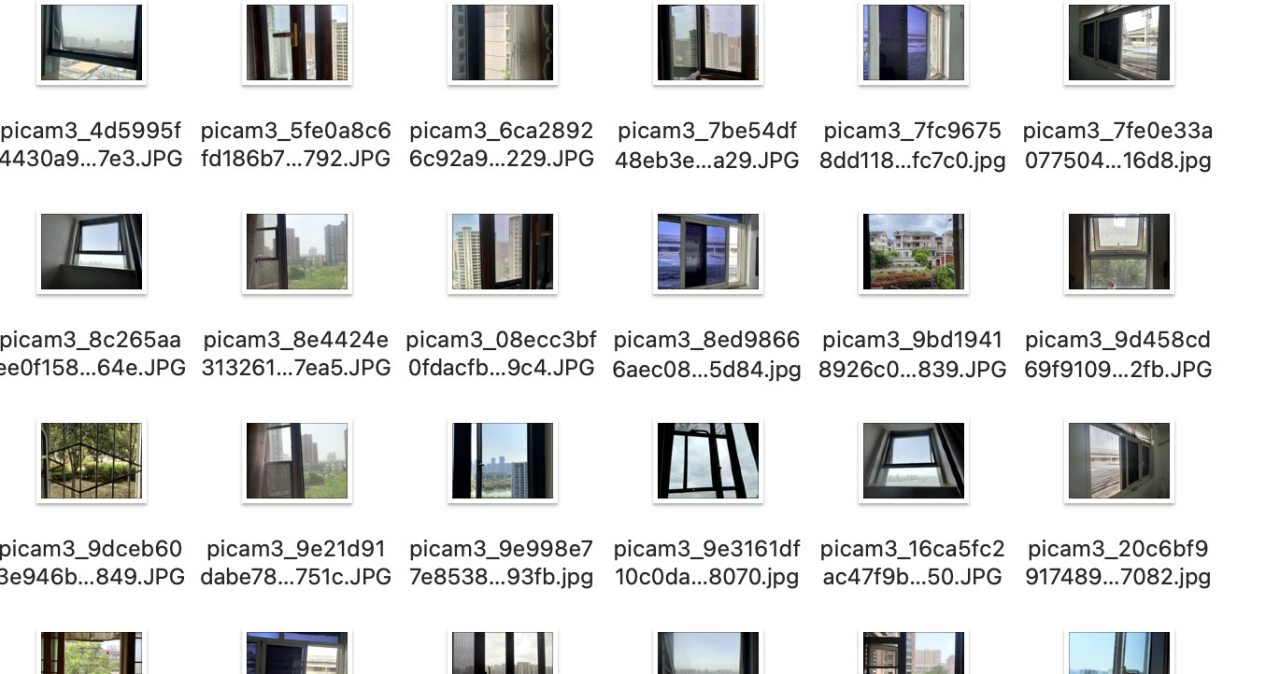
#> input picture Assessment/Report/image-1.png, 1280 x 674 px
$ python -i camera.py   (imports and definitions only)
#> lines starting #> are read from the running program, lines starting #| are printed output that depends on the picture
import os
from PIL import Image, ImageOps, ImageEnhance
import argparse

TARGET_RESOLUTION = (2592, 1944)
JPEG_QUALITY = 85
ASPECT_RATIO = TARGET_RESOLUTION[0]/TARGET_RESOLUTION[1]  # 1.333 (4:3)
ENHANCE_FACTORS = {
    'contrast': 1.1,
    'sharpness': 1.2,
    'color': 1.05,
    'brightness': 1.03
}

def process_image(input_path, output_path):
#> called with input_path = '../../Report/image-1.png', output_path = 'out.png'
    try:
        with Image.open(input_path) as img:

#> img is the input picture: PIL image 1280x674 RGB; mean R, G, B 218.2, 218.8, 218.4
            img = ImageOps.exif_transpose(img).convert('RGB')

            original_width, original_height = img.size
#> original_width = 1280; original_height = 674
            target_ratio = TARGET_RESOLUTION[0]/TARGET_RESOLUTION[1]

            if original_width/original_height > target_ratio:
                new_height = original_height
#> new_height = 674
                new_width = int(new_height * target_ratio)
#> new_width = 898
            else:
                new_width = original_width
                new_height = int(new_width / target_ratio)

            left = (original_width - new_width)/2
#> left = 191
            top = (original_height - new_height)/2
#> top = 0
            right = left + new_width
#> right = 1089
            bottom = top + new_height
#> bottom = 674
            cropped = img.crop((left, top, right, bottom))
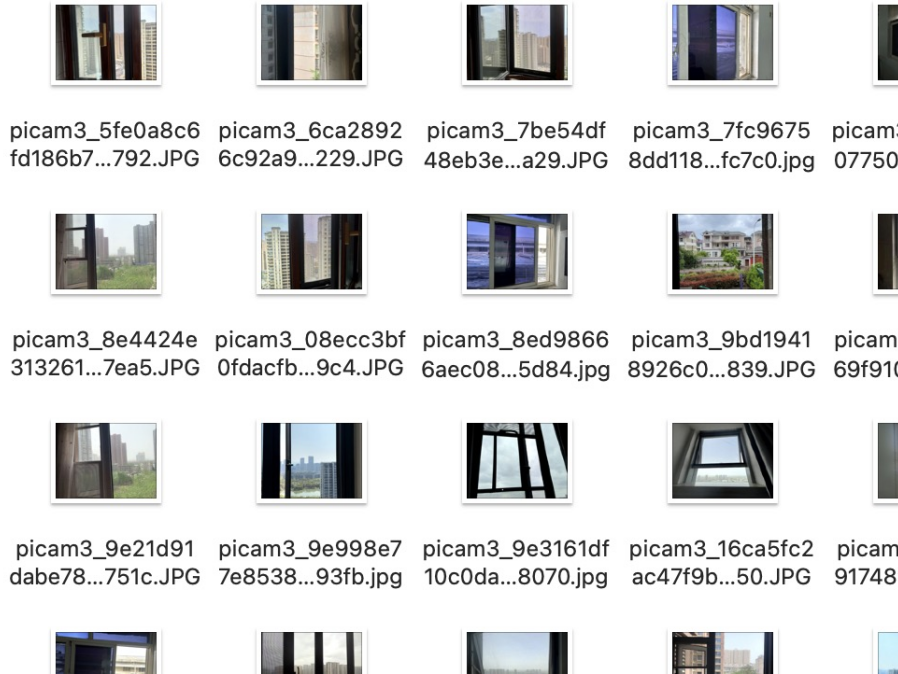
#> cropped: PIL image 898x674 RGB; mean R, G, B 218, 218.5, 218.6

            resized = cropped.resize(TARGET_RESOLUTION, Image.LANCZOS)
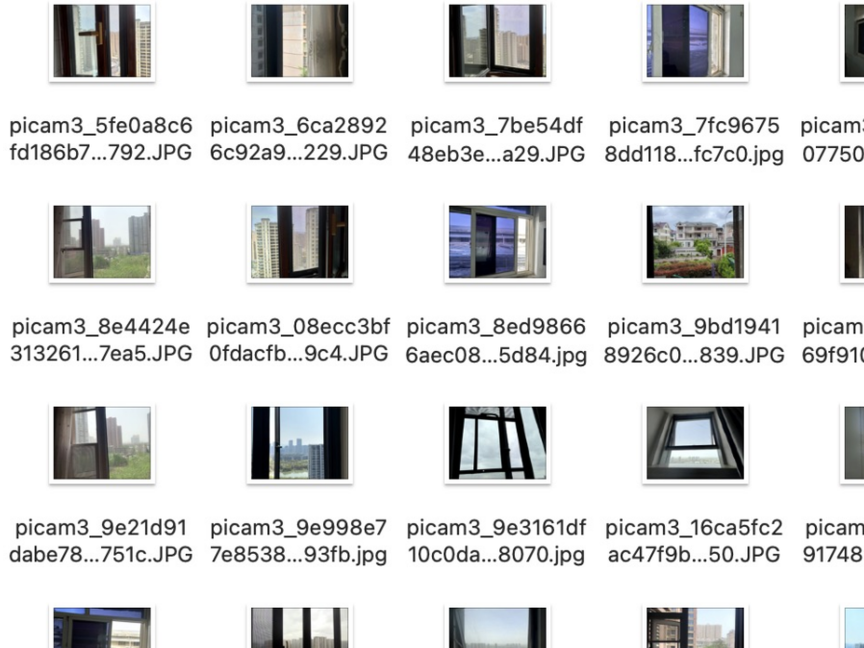
#> resized: PIL image 2592x1944 RGB (shown at 1/3 size); mean R, G, B 217.9, 218.3, 218.5

            enhancer = ImageEnhance.Contrast(resized)
            enhanced = enhancer.enhance(ENHANCE_FACTORS['contrast'])

            enhancer = ImageEnhance.Sharpness(enhanced)
            enhanced = enhancer.enhance(ENHANCE_FACTORS['sharpness'])

            enhancer = ImageEnhance.Color(enhanced)
            enhanced = enhancer.enhance(ENHANCE_FACTORS['color'])

            enhancer = ImageEnhance.Brightness(enhanced)
            enhanced = enhancer.enhance(ENHANCE_FACTORS['brightness'])

            enhanced.save(output_path, "JPEG",
                        quality=JPEG_QUALITY,
                        optimize=True,
                        progressive=True,
                        exif=b'')

    except Exception as e:
        print(f"Failed to process {os.path.basename(input_path)}: {str(e)}")

def batch_process(source_dir, target_dir):
    if not os.path.exists(target_dir):
        os.makedirs(target_dir)

    success = 0
    for filename in os.listdir(source_dir):
        if filename.lower().endswith(('.jpg', '.jpeg')):
            input_path = os.path.join(source_dir, filename)
            output_filename = f"picam3_{filename}"
            output_path = os.path.join(target_dir, output_filename)

            process_image(input_path, output_path)
            success += 1
            print(f"✓ Processed: {filename}")

    print(f"\nCompleted! Successfully processed {success} images")

# [7 lines not run here, left out]

>>> result = process_image('../../Report/image-1.png', 'out.png')

$ run again, on Assessment/Report/image-3.png
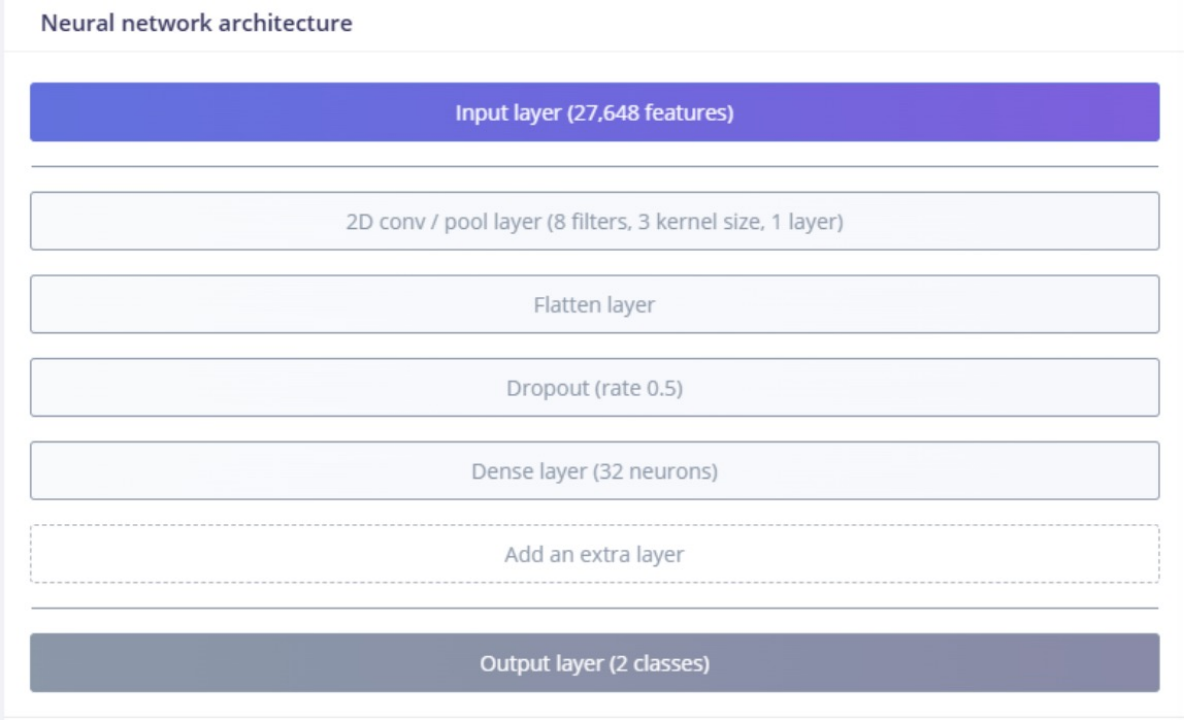
#> input picture Assessment/Report/image-3.png, 1184 x 720 px
#> in process_image, img is the input picture: PIL image 1184x720 RGB; mean R, G, B 228.8, 229.6, 241.6
#> in process_image, `cropped = img.crop((left, top, right, bottom))`:
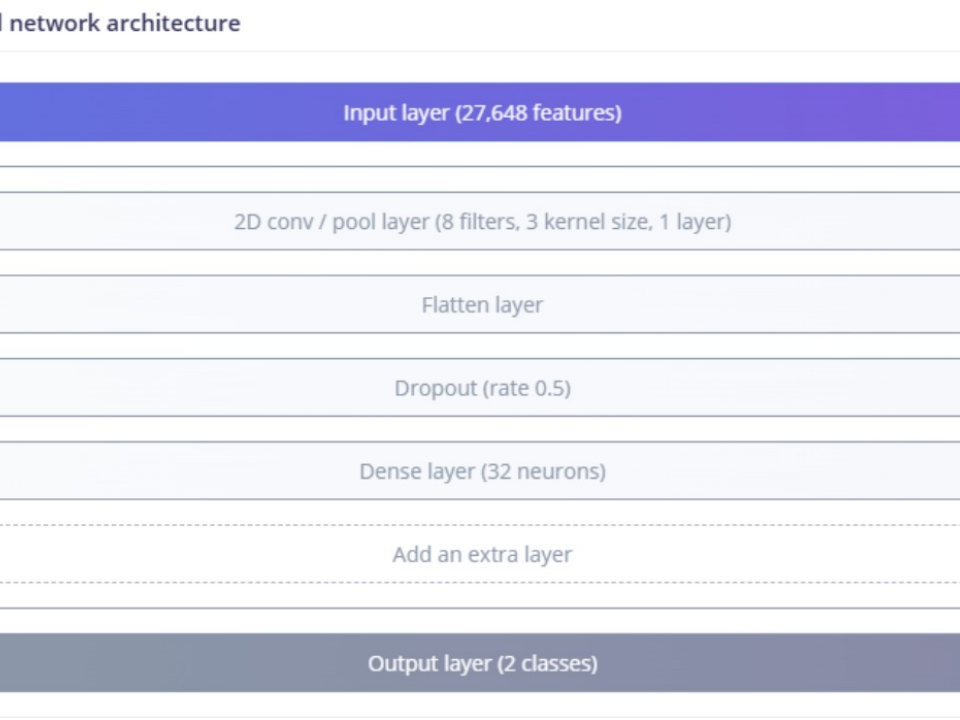
#> cropped: PIL image 960x720 RGB; mean R, G, B 227.7, 228.5, 241.1

$ run again, on Assessment/Report/image-4.png
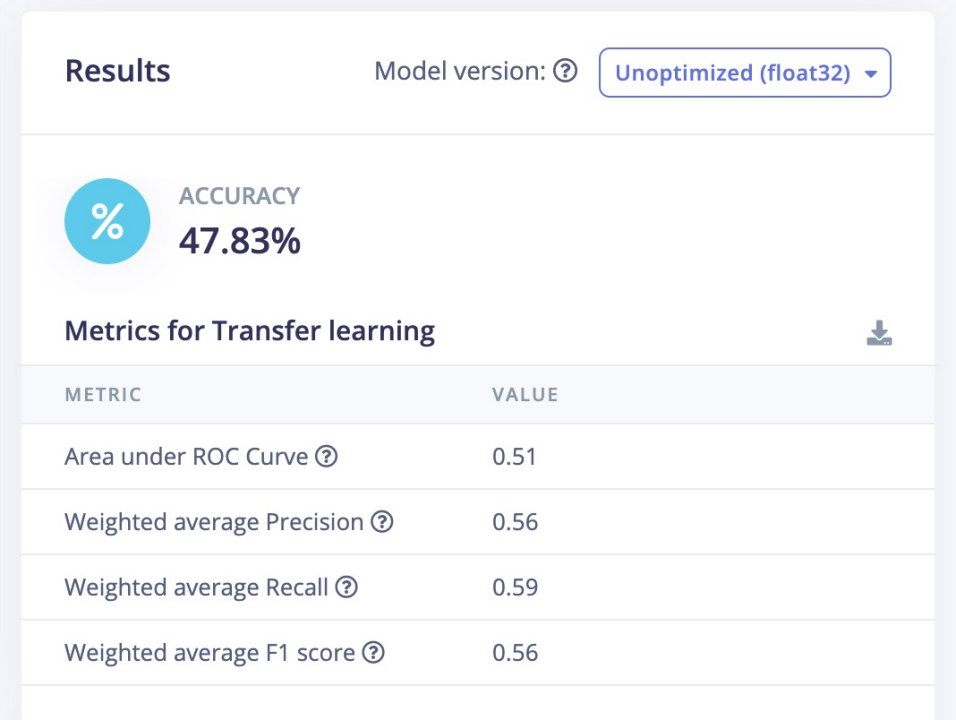
#> input picture Assessment/Report/image-4.png, 956 x 720 px
#> in process_image, img is the input picture: PIL image 956x720 RGB; mean R, G, B 247.4, 248.5, 250.2
#> in process_image, `cropped = img.crop((left, top, right, bottom))`:
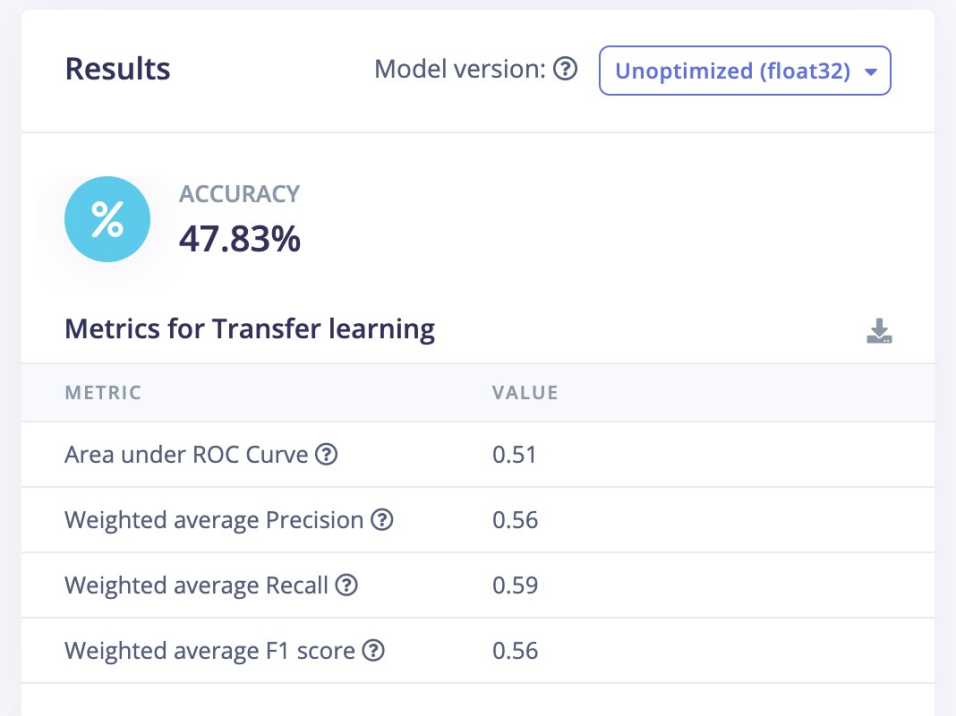
#> cropped: PIL image 956x716 RGB; mean R, G, B 247.4, 248.5, 250.2

$ run again, on Assessment/Report/image-5.png
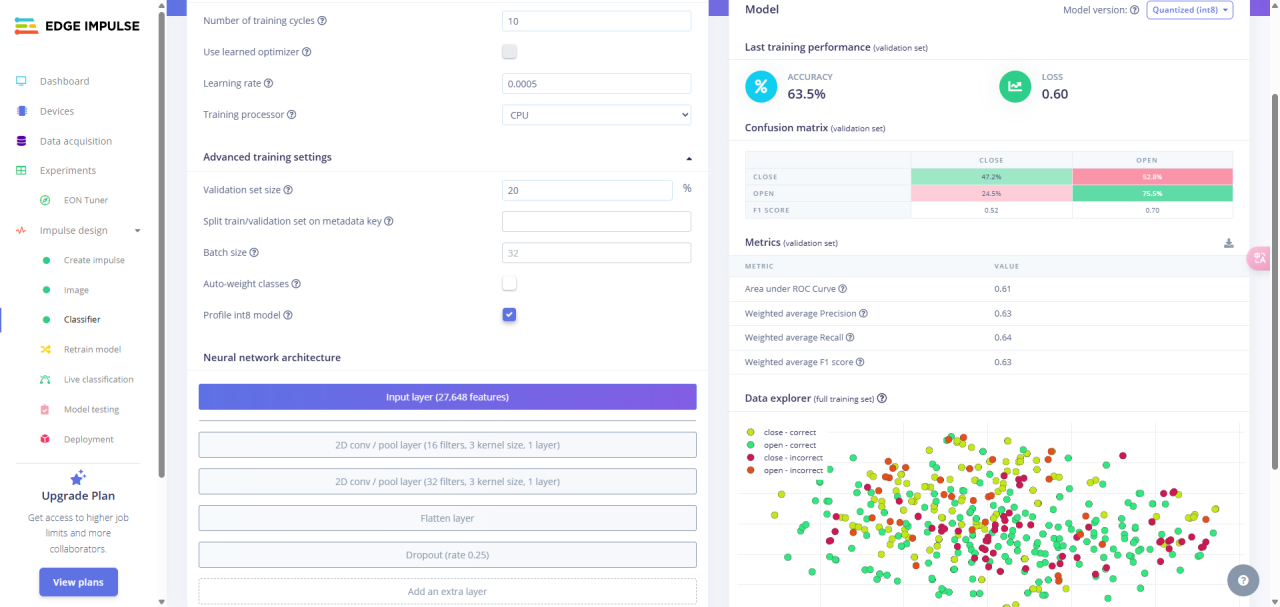
#> input picture Assessment/Report/image-5.png, 1280 x 607 px
#> in process_image, img is the input picture: PIL image 1280x607 RGBA; mean R, G, B, A 243, 244.7, 246.6, 255
#> img: PIL image 1280x607 RGB
#> in process_image, `cropped = img.crop((left, top, right, bottom))`:
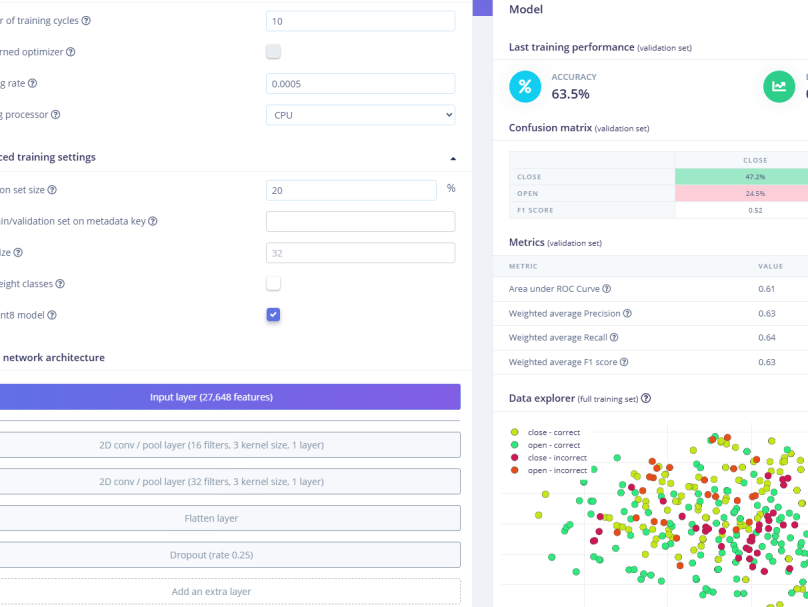
#> cropped: PIL image 808x607 RGB; mean R, G, B 243.2, 245, 247.4
